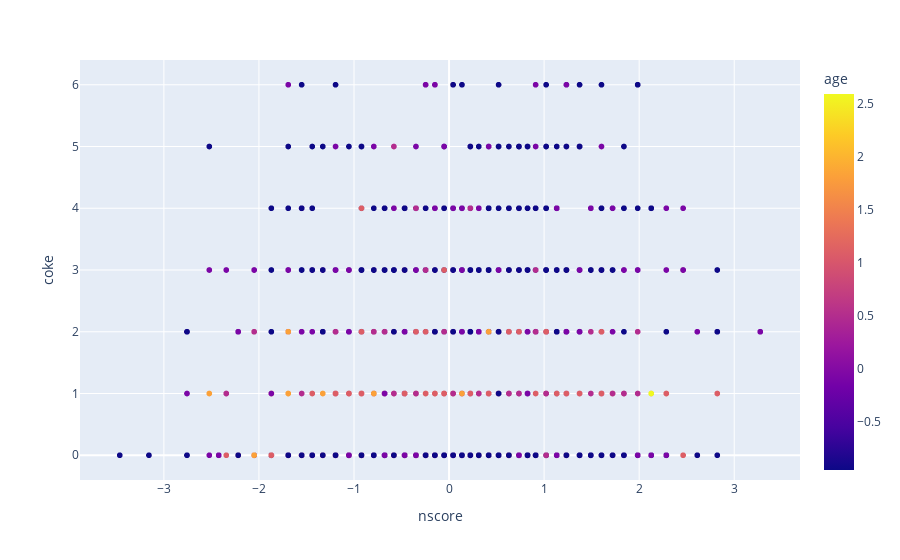

The notebook cell this image was saved under:
### Code cell
drugs_scatter.show()

### Figure 1 — Plotly figure (JSON) as saved in the notebook; plotly's stock layout.template omitted (floating-point values rounded to 4 significant figures; data arrays with more than 128 entries replaced by an {"elided": "..."} marker saying what was removed)
{"data": [{"hovertemplate": "nscore=%{x}<br>coke=%{y}<br>age=%{marker.color}<extra></extra>", "legendgroup": "", "marker": {"color": {"elided": "1885 float values"}, "coloraxis": "coloraxis", "symbol": "circle"}, "mode": "markers", "name": "", "showlegend": false, "type": "scattergl", "x": {"elided": "1885 float values"}, "xaxis": "x", "y": {"elided": "1885 int values"}, "yaxis": "y"}], "layout": {"autosize": true, "coloraxis": {"colorbar": {"title": {"text": "age"}}, "colorscale": [[0, "#0d0887"], [0.1111, "#46039f"], [0.2222, "#7201a8"], [0.3333, "#9c179e"], [0.4444, "#bd3786"], [0.5556, "#d8576b"], [0.6667, "#ed7953"], [0.7778, "#fb9f3a"], [0.8889, "#fdca26"], [1, "#f0f921"]]}, "legend": {"tracegroupgap": 0}, "margin": {"t": 60}, "xaxis": {"anchor": "y", "autorange": true, "domain": [0, 1], "range": [-3.876, 3.686], "title": {"text": "nscore"}, "type": "linear"}, "yaxis": {"anchor": "x", "autorange": true, "domain": [0, 1], "range": [-0.4254, 6.425], "title": {"text": "coke"}, "type": "linear"}}}
